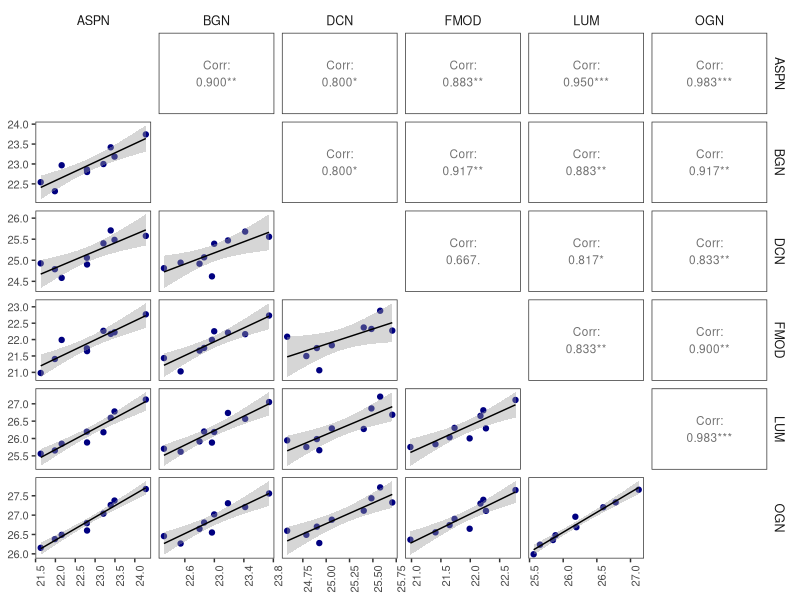
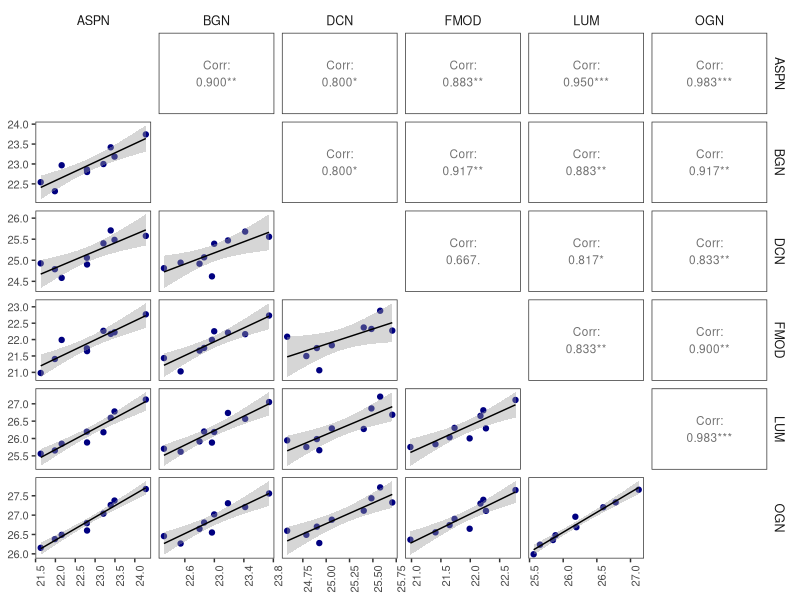

Reproduce these figures in R, in order.
## ---- chunk 1
library(tidyverse)
library(GGally)
library(cowplot)
## ---- chunk 2
data <- read.delim("SLRP.txt", header = T, sep = "\t", row.names = "Animal")
## ---- chunk 3
#https://stackoverflow.com/questions/30858337/how-to-customize-lines-in-ggpairs-ggally
lowerFn <- function(data, mapping, method = "lm", ...) {
    p <- ggplot(data = data, mapping = mapping) +
    geom_point(colour = "navy", size = 1.5)+
    geom_smooth(method = method, size = 0.5, color = "black", ...)
  p
}

scatter <- ggpairs(
  data[, 1:6], lower = list(continuous = wrap(lowerFn, method = "lm")),
  diag = "blank",
  upper = list(continuous = wrap("cor", method = "spearman", size = 3))
    
)+
  theme_bw()+
  theme(panel.grid =element_blank())+
  theme(axis.text.x = element_text(angle = 90, hjust = 1))+
  theme(strip.text = element_text(size = 9))+
  theme(strip.background = element_blank())+
  theme(axis.text = element_text(size = 8))

plot_grid(
   ggmatrix_gtable(scatter),
   nrow = 1)
ggsave("slrpgcorrplot.svg", width = 4.5, height = 4.5)
